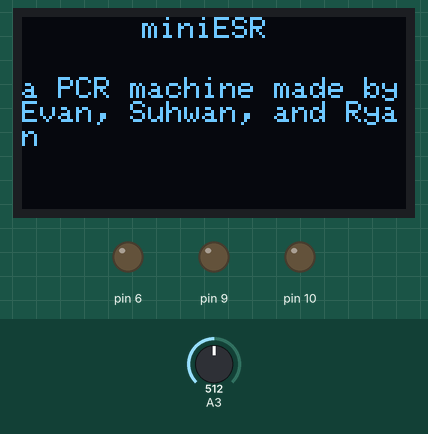
Recording of a sketch running on a simulated Arduino Uno, built with avr-gcc and run on an emulated ATmega328P. On the bench: 128×64 one-colour display, output pins drawn as LEDs (lit = HIGH). The inputs (shaded band) are chosen by the test bench; at power-on: A3 = 512. The display library's start-up logo is not drawn; what the sketch prints to the serial monitor is not drawn.

Above: at 2.1 s.

The sketch:

MasterCode0.5.ino
```cpp
//Libraries
  #include <EEPROM.h>
  #include <Wire.h>
  #include <Adafruit_GFX.h>
  #include <Adafruit_SSD1306.h>
  #include <PID_v1.h>

//Definitions
  #define OLED_RESET 4
  Adafruit_SSD1306 display(OLED_RESET);
  #define NUMFLAKES 10
  #define XPOS 0
  #define YPOS 1
  #define DELTAY 2
  #define LOGO16_GLCD_HEIGHT 16
  #define LOGO16_GLCD_WIDTH  16

  static unsigned char PROGMEM const logo16_glcd_bmp[] =
    { B00000000, B11000000,
      B00000001, B11000000,
      B00000001, B11000000,
      B00000011, B11100000,
      B11110011, B11100000,
      B11111110, B11111000,
      B01111110, B11111111,
      B00110011, B10011111,
      B00011111, B11111100,
      B00001101, B01110000,
      B00011011, B10100000,
      B00111111, B11100000,
      B00111111, B11110000,
      B01111100, B11110000,
      B01110000, B01110000,
      B00000000, B00110000 };

  #if (SSD1306_LCDHEIGHT != 64)
  #error("Height incorrect, please fix Adafruit_SSD1306.h!");
  #endif

//Variables
  //Serial Communication
    //Data Storage
      int arraySize = 11;
      int IniDenatTime = 0;
      int IniDenatTemp = 0;
      int DenatTime = 0;
      int DenatTemp = 0;
      int AnnealTime = 0;
      int AnnealTemp = 0;
      int ExtenTime = 0;
      int ExtenTemp = 0;
      int FinExtenTime = 0;
      int FinExtenTemp = 0;
      int NumCycle = 0;
      int dataArray[11];
    //Data Manipulation
      int tempNum = 0;
      unsigned int dataValue = 0;
      int loopNum = 0;
      int arrayNum = 0;
      String arrayTempString;

  //PID Variables section
    double Setpoint, Input, Output;
    double FSetpoint, FInput, FOutput;

  //Block Heater PID
  PID heatPID(&Input, &Output, &Setpoint, 2, 5, 1, DIRECT);

  //Fan PID
  PID fanPID(&FInput, &FOutput, &FSetpoint, 5, 5, 1, REVERSE);

  //Temperature Probe
    //int anlogVal = 0;
    //int voltIn = A3;
    //double actTemp = 0;
    int arrayTempNum = 0;

  //Other External Components
    //int pinTIP = 9;
    //int pinLIDTIP = 10;
    //int fanPin = 6;
    //int STRTBTN = 2;
    //int STPBTN = 3;
    //int FuncBTN = 4;

void setup() {
  //Pinmode setup
    pinMode(A3, INPUT);
    analogReference(EXTERNAL);
    pinMode(2, INPUT_PULLUP);
    pinMode(3, INPUT_PULLUP);
    pinMode(4, INPUT_PULLUP);
    pinMode(9, OUTPUT);
    pinMode(10, OUTPUT);
    pinMode(6, OUTPUT);

  //Serial Setup
    Serial.begin(9600);

  //PID Setup
    //Heater PID
      Input = currentTemp();
      //Setpoint = 29;
      heatPID.SetMode(AUTOMATIC);
    //Fan PID
      FInput = currentTemp();
      //LSetpoint = 26;
      fanPID.SetOutputLimits(0, 4);
      fanPID.SetMode(AUTOMATIC);

  //Display Setup
    // initialize with the I2C addr 0x3D (for the 128x64)
      display.begin(SSD1306_SWITCHCAPVCC, 0x3C);

    //Show splashscreen
      display.display();
      delay(2000);
      display.clearDisplay();

    //Display Testing
      display.setTextSize(1);
      display.setTextColor(WHITE);
      display.setCursor(40, 0);
      display.println("miniESR");
      display.setCursor(0, 20);
      display.println("a PCR machine made by");
      display.println("Evan, Suhwan, and Ryan");
      display.display();
      delay(2000);
      display.clearDisplay();
      delay(10);
}

void loop() {
  // put your main code here, to run repeatedly:
  //int temp = currentTemp();
  //Serial.print(currentTemp());

}


void SerialRecieve() {
  //Storing Serial data when available
    if(Serial.available() >= 2)
    {
      while (loopNum < 2)
      {
        tempNum = Serial.read();
        dataValue = (dataValue * 10) + (tempNum - 48);
        loopNum++;
      }
      EEPROM.write(arrayNum, dataValue);
      delay(4);
      arrayNum++;
      dataValue = 0;
      loopNum = 0;
    }

    if(arrayNum >= 10)
    {
      arrayNum = 0;
      delay(100);
      //Confirm message
      Serial.print(69);
      delay (500);
    }
}

/*void displayData () {
  int loopNum = 0;
  while(loopNum < arraySize)
  {
    arrayTempNum = EEPROM.read(loopNum);
    display.setCursor(30, 0);
    display.print(arrayTempNum);
    delay(1000);
    loopNum++;
    display.display();
    display.clearDisplay();
  }
}*/

/*void assignData () {
  IniDenatTime = dataArray[2];
  IniDenatTemp = dataArray[1];
  DenatTime = dataArray[4];
  DenatTemp = dataArray[3];
  AnnealTime = dataArray[6];
  AnnealTemp = dataArray[5];
  ExtenTime = dataArray[8];
  ExtenTemp = dataArray[7];
  FinExtenTime = dataArray[10];
  FinExtenTemp = dataArray[9];
  NumCycle = dataArray[0];
}*/

double currentTemp() {
  double tempVal;
  int anlogVal;
  anlogVal = analogRead(A3);
  tempVal = (log(anlogVal) * -40.3) + 302.85;
  Serial.print(tempVal);
  return tempVal;
}

double calcHeatPID (int tempGoal) {
  Input = currentTemp();
  Setpoint = tempGoal;
  heatPID.Compute();
  return Output;
}

double calcFanPID (int FtempGoal) {
  FInput = currentTemp();
  FSetpoint = FtempGoal;
  heatPID.Compute();
  return FOutput;
}

//Probably don't need it
/*boolean saveCheck() {
  if (EEPROM.length() == arraySize)
    return true;
  else
    return false;
}*/
```
